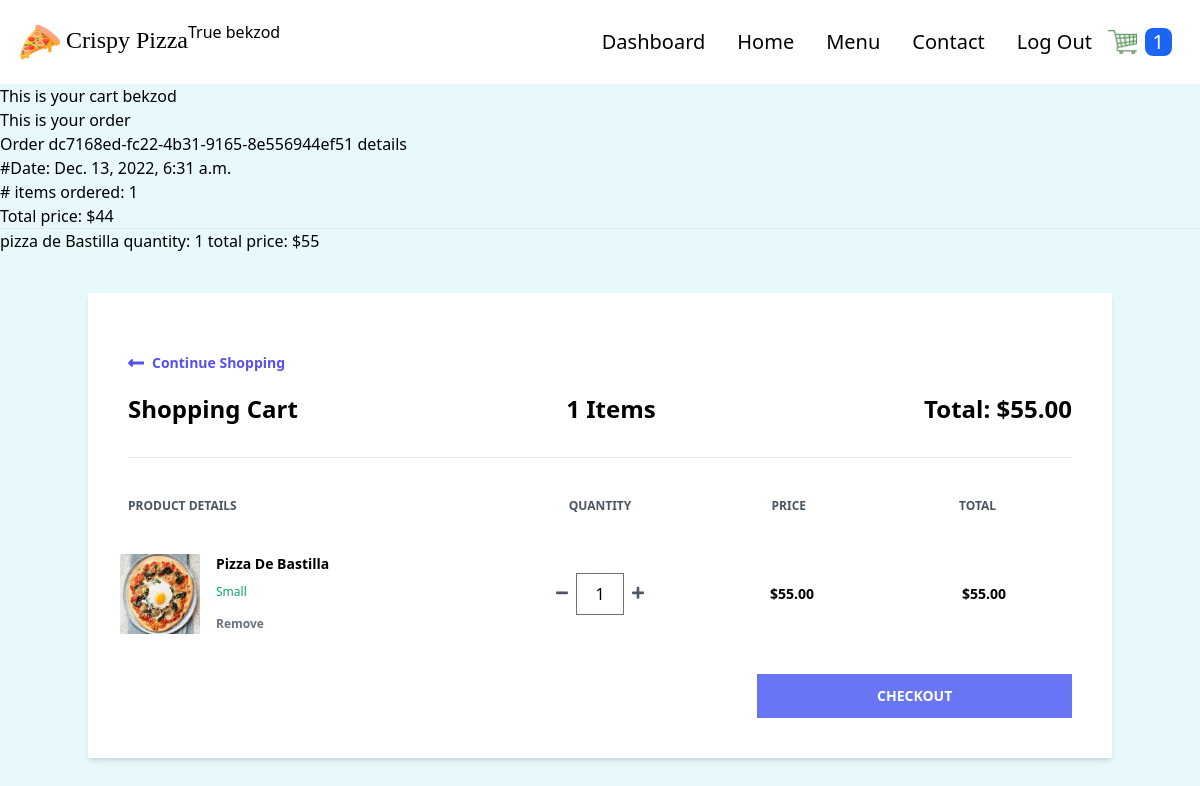
/cart/ (signed in), run on an earlier commit of the app's database.
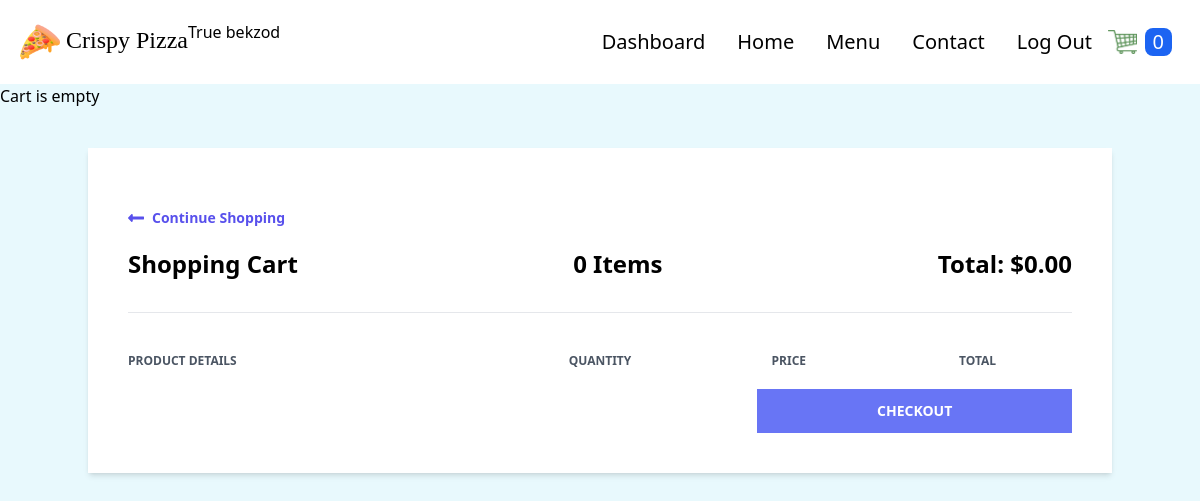
And on a later commit of the database.
### order/models.py (models this page shows, shortened)
class Order(models.Model):
    customer = models.ForeignKey(
        Customer, on_delete=models.CASCADE)
    date_ordered = models.DateTimeField(auto_now_add=True)
    date_modified = models.DateTimeField(auto_now=True)
    complete = models.BooleanField(default=False)
    transaction_id = models.UUIDField(
        primary_key=True, default=uuid.uuid4, editable=False)
    coupon = models.ForeignKey(
        'Coupon', on_delete=models.SET_NULL, blank=True, null=True)
    @property
    def get_cart_subtotal(self):
        order_items = self.orderitem_set.all()
        total = sum([item.get_total for item in order_items])
        return total
    @property
    def get_cart_total(self):
        total = self.get_cart_subtotal
        if self.coupon:
            total-= total*self.coupon.discount//100
            self.coupon_value = self.get_cart_subtotal*self.coupon.discount//100
        return total
    @property
    def get_cart_items(self):
        order_items = self.orderitem_set.all()
        total = sum([item.quantity for item in order_items])
        return total

class OrderItem(models.Model):
    product = models.ForeignKey(Product, on_delete=models.SET_NULL, null=True)
    order = models.ForeignKey(
        Order, on_delete=models.CASCADE, null=True, blank=True)
    quantity = models.IntegerField(default=0, null=True, blank=True)
    date_added = models.DateTimeField(auto_now_add=True)
    @property
    def get_total(self):
        total = self.product.price * self.quantity
        return total

class Coupon(models.Model):
    code = models.CharField(max_length=50, unique=True)
    active = models.BooleanField(default=False)
    valid_from = models.DateTimeField()
    valid_to = models.DateTimeField()
    discount = models.IntegerField(validators=[MinValueValidator(0), MaxValueValidator(100)])

### store/models.py (models this page shows, shortened)
class Product(models.Model):
    PRODUCT_TYPES = (
        ("Pizza", "pizza"),
        ("Nonpizza", "nonpizza")
    )
    id = models.UUIDField(primary_key=True, default=uuid.uuid4, editable=False)
    name = models.CharField(max_length=100)
    price = models.IntegerField()
    desc = models.TextField(max_length=500)
    image = models.ImageField(blank=True, upload_to='images')
    created_at = models.DateField(auto_now_add=True)
    updated_at = models.DateField(auto_now=True)
    product_type = models.CharField(max_length=10, choices=PRODUCT_TYPES)

### order/views.py (the view)
# urls.py: path('cart/', views.cart, name='cart'),
def cart(request):
    if request.user.is_authenticated:
        customer = request.user.customer
    else:
        customer, created = Customer.objects.get_or_create(
            device=request.COOKIES['device'])
    customer_order = Order.objects.filter(
        customer=customer, complete=False)
    if customer_order.exists():
        customer_items = OrderItem.objects.filter(
            order_id__in=customer_order)
        customer_order = customer_order[0]
    else:
        customer_order, customer_items = None, None
    context = {
        "order": customer_order,
        "items": customer_items,
        }
    return render(request, 'order/cart.html', context)

### store/context_processors.py (called while the page is built, shortened)
def get_cart_quantity(request):
    if request.user.is_authenticated:
        customer = request.user.customer
    try:
        customer_order = Order.objects.filter(
            customer=customer, complete=False)[0]
        number_of_items = customer_order.get_cart_items
    except:
        number_of_items = 0
    finally:
        return {
            'cart_quantity': number_of_items
        }

### order/templates/order/cart.html (shortened to what the changed rows need)
{% extends 'store/base.html' %} {% block content %} {% if not items %}
<h2>Cart is empty</h2>
{% else %}
<h1>This is your cart {{request.user}}</h1>
<h2>This is your order</h2>
<div>
  <h3>Order {{order.transaction_id}} details</h3>
  <p>#Date: {{order.date_ordered}}</p>
  <p># items ordered: {{order.get_cart_items}}</p>
  <p>Total price: ${{order.get_cart_total}}</p>
</div>
<hr />
{% for item in items%}
<h2>
  {{item.product.name}} quantity: {{item.quantity}} total price:
  ${{item.get_total}}
</h2>
{% endfor %} {% endif %}
<div class="container mx-auto mt-10">
  <div class="flex flex-col shadow-md my-10">
    <div class="w-full bg-white px-10 py-10">
      <div class="flex justify-between border-b pb-8">
        <h1 class="font-semibold text-2xl">Shopping Cart</h1>
        <h2 class="font-semibold text-2xl">{{order.get_cart_items}} Items</h2>
        <h2 class="font-semibold text-2xl">
          Total: ${{order.get_cart_subtotal|floatformat:2}}
        </h2>
      </div>
      {% for item in items %}
      <div class="flex items-center hover:bg-gray-100 -mx-8 px-6 py-5">
        <div class="flex w-2/5">
          <div class="w-20">
            <img class="h-20" src="{{item.product.image.url}}" alt="" />
          </div>
          <div class="flex flex-col justify-between ml-4 flex-grow">
            <span class="font-bold text-sm">{{ item.product.name|title }}</span>
            <span class="text-green-500 text-xs">Small</span>
            <form
              action="{% url 'order:remove-from-cart' item.product.id %}"
              method="post"
            >
              <button
                type="submit"
                class="font-semibold hover:text-red-500 text-gray-500 text-xs"
              >
                Remove
              </button>
            </form>
          </div>
        </div>
        <div
          class="flex justify-center items-center w-1/5 individual-container"
        >
          <form
            action="{% url 'order:reduce-product-quantity' item.product.pk %}"
            method="post"
          >
            <button type="submit">
              <svg class="fill-current text-gray-600 w-3" viewBox="0 0 448 512">
                <path
                  d="M416 208H32c-17.67 0-32 14.33-32 32v32c0 17.67 14.33 32 32 32h384c17.67 0 32-14.33 32-32v-32c0-17.67-14.33-32-32-32z"
                />
              </svg>
            </button>
          </form>
          <input
            class="mx-2 border text-center w-12"
            type="text"
            value="{{item.quantity}}"
          />
          <form
            action="{% url 'order:add_to_cart' item.product.pk %}"
            method="post"
          >
            <button type="submit">
            </button>
          </form>
        </div>
        <span class="text-center w-1/5 font-semibold text-sm"
          >${{item.product.price|floatformat:2}}</span
        >
        <span class="text-center w-1/5 font-semibold text-sm"
          >${{item.get_total|floatformat:2}}</span
        >
      </div>
      {% endfor %}
    </div>
  </div>
</div>
{% endblock %}

### store/templates/store/base.html (shortened to what this page needs)
{% load static %}
<!DOCTYPE html>
<html lang="en">
  <head>
    <link rel="stylesheet" href="{% static 'store/src/styles.css' %}" />
    <link rel="stylesheet" href="{% static 'store/src/customStyles.css' %}" />
  </head>
  <body class="m-0 p-0 bg-dimly-blue">
    <nav class="p-5 bg-white flex">
      <div class="flex justify-between items-center">
        <a href="{% url 'store:products' %}">
          <span class="text-2xl font-[Poppins] cursor-pointer">
            <img
              class="h-10 inline"
              src="{% static 'store/images/pizza.png' %}"
            />
            Crispy Pizza
          </span>
        </a>
      </div>
      <h2>{{user.is_superuser}} {{user.username}}</h2>
      <ul class="flex ml-auto items-center">
        {% if user.is_superuser %}
        <li class="text-xl mx-4 hover:text-cyan-500 duration-500">
          <a href="{% url 'store:dashboard' %}">Dashboard</a>
        </li>
        {% endif %}
        <li class="text-xl mx-4 hover:text-cyan-500 duration-500">
          <a href="{% url 'store:products' %}">Home</a>
        </li>
        <li class="text-xl mx-4 hover:text-cyan-500 duration-500">
          <a href="">Menu</a>
        </li>
        <li class="text-xl mx-4 hover:text-cyan-500 duration-500">
          <a href="">Contact</a>
        </li>
        {% if user.is_authenticated %}
        <li class="text-xl mx-4 hover:text-cyan-500 duration-500">
          <a href="{% url 'users:logout' %}">Log Out</a>
        </li>
        {% else %}
        <li class="text-xl mx-4 hover:text-cyan-500 duration-500">
          <a href="{% url 'users:login' %}">Log In</a>
        </li>
        {% endif %}
        <li>
          <a href="{% url 'order:cart' %}">
            <img
              class="h-6"
              src="{% static 'store/images/cart.png' %}"
              alt="cart"
            />
          </a>
        </li>
        <li class="p-2">
          <div class="bg-blue-600 rounded-lg px-2">
            <p class="text-xl text-white">{{cart_quantity}}</p>
          </div>
        </li>
      </ul>
    </nav>
    {% block content %} {% endblock %}
  </body>
</html>

What changed in the data, as far as the page shows it:
removed OrderItem: product.name "pizza de Bastilla", quantity "1", get_total "55", product.image (picture), product.name "Pizza De Bastilla", product.price "55.00", get_total "55.00"
changed Order: get_cart_items "1" → "0"; get_cart_subtotal "55.00" → "0.00"; transaction_id "dc7168ed-fc22-4b31-9165-8e556944ef51" → (not shown); date_ordered "Dec. 13, 2022, 6:31 a.m." → (not shown); get_cart_items "1" → (not shown); get_cart_total "44" → (not shown)
Also different on the page:
{{ cart_quantity }}: "1" → "0"
{{ request.user }}: "bekzod" → (not shown)
text no longer shown: "This is your cart This is your order Order details #Date: # items ordered: Total price: $"
text now shown: "Cart is empty"
